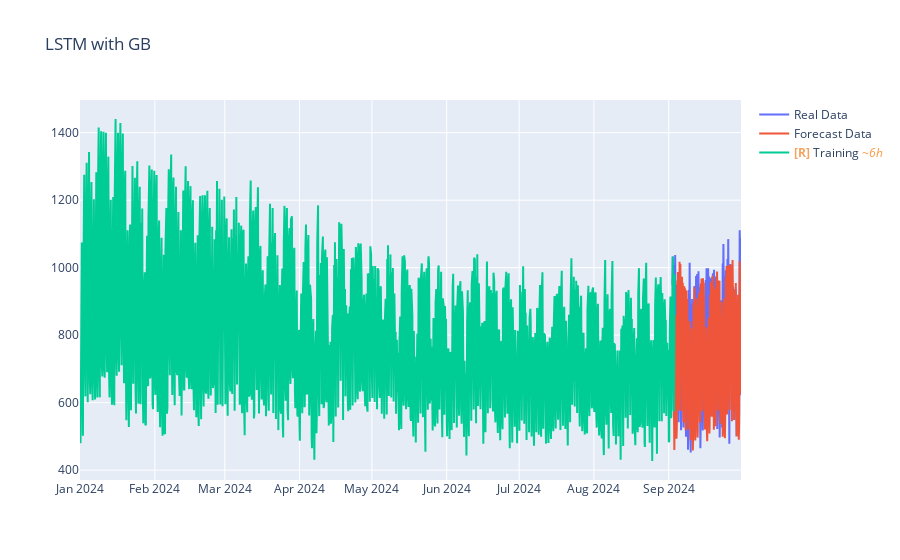

Notebook source saved alongside this figure:
### Code cell
fig = go.Figure()
fig.update_layout(title="LSTM with GB ")
fig.add_trace(go.Scatter(x=df_test['ds'], y=df_test['y'], mode='lines', name='Real Data'))
fig.add_trace(go.Scatter(x=df_test['ds'], y=out_test.reshape(-1), mode='lines', name='Forecast Data'))
fig.add_trace(go.Scatter(x=df_train['ds'], y=df_train['y'], mode='lines', name='Training'))
fig.show()

### Figure 1 — Plotly figure (JSON) as saved in the notebook; plotly's stock layout.template omitted (floating-point values rounded to 4 significant figures; data arrays with more than 128 entries replaced by an {"elided": "..."} marker saying what was removed)
{"data": [{"mode": "lines", "name": "Real Data", "type": "scatter", "uid": "856c9380-ee55-4eb8-a18f-2e4c9c93530d", "x": {"elided": "684 str values"}, "y": {"elided": "684 float values"}}, {"mode": "lines", "name": "Forecast Data", "type": "scatter", "uid": "a7587082-7010-4bfd-81f4-cc184e84b798", "x": {"elided": "684 str values"}, "y": {"elided": "684 float values"}}, {"mode": "lines", "name": "<b style=\"color:sandybrown\">[R]</b> Training <i style=\"color:#fc9944\">~6h</i>", "type": "scatter", "uid": "992cb44c-bf8a-4270-9dfc-65611a0b11ac", "x": {"elided": "1000 str values"}, "y": {"elided": "1000 float values"}}], "layout": {"title": {"text": "LSTM with GB "}}}
